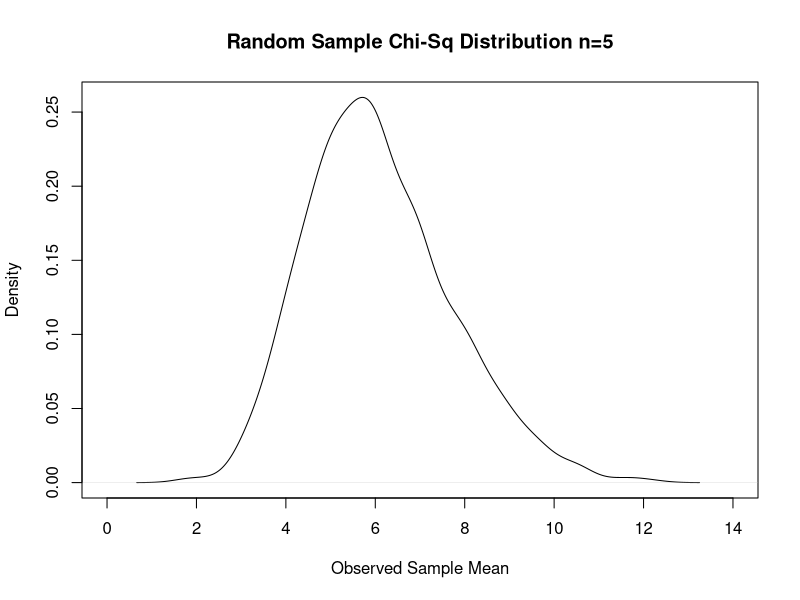
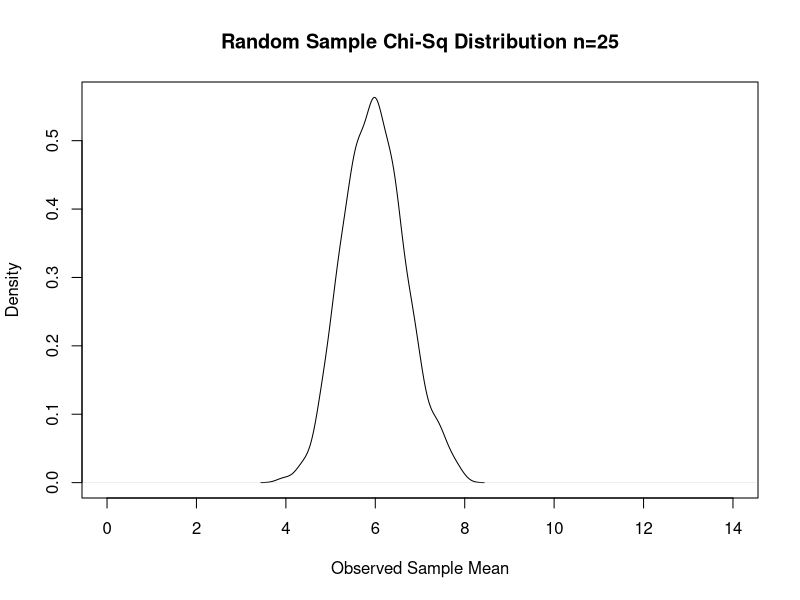
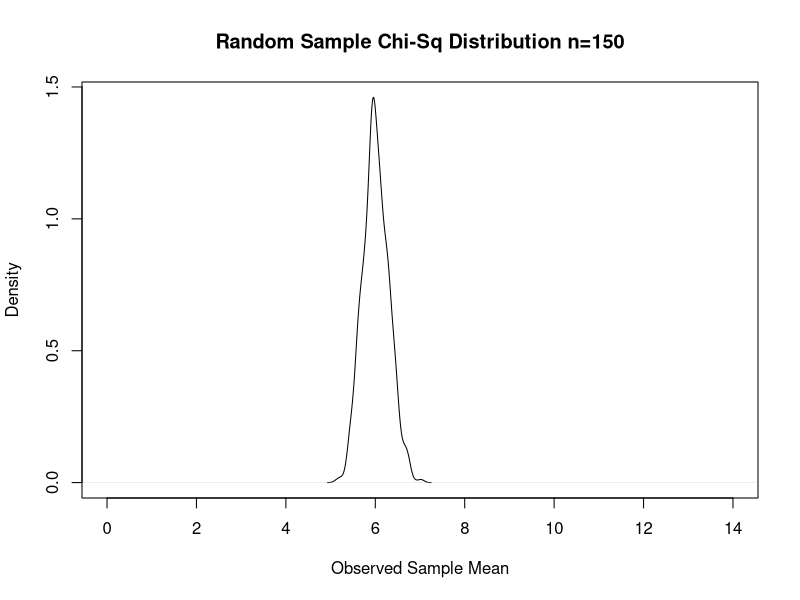
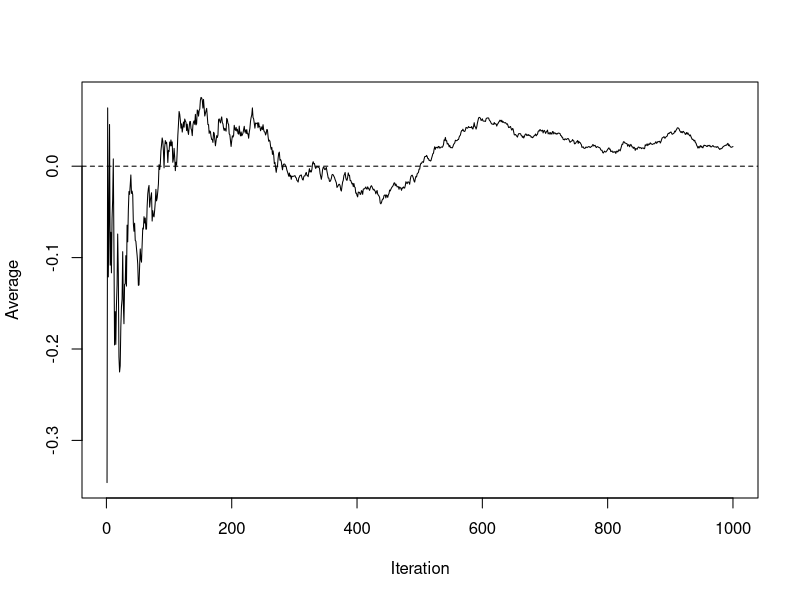

Generate these figures, in order, with R: (Note: this script raises an error after producing the figures.)
## Asymptotics
## PM522b Code for Slides 6

library(boot)

# Visualization of CLT
chi.mean<-NULL
for(i in 1:1000){
x<-rchisq(5,df=6)	
mx<-mean(x)
chi.mean<-c(chi.mean,mx)
}
plot(density(chi.mean),main="Random Sample Chi-Sq Distribution n=5",xlab="Observed Sample Mean",xlim=c(0,14))

chi.mean.large<-NULL
for(i in 1:1000){
x<-rchisq(25,df=6)	
mx<-mean(x)
chi.mean.large<-c(chi.mean.large,mx)
}

plot(density(chi.mean.large),main="Random Sample Chi-Sq Distribution n=25",xlab="Observed Sample Mean",xlim=c(0,14))


chi.mean.larger<-NULL
for(i in 1:1000){
x<-rchisq(150,df=6)	
mx<-mean(x)
chi.mean.larger<-c(chi.mean.larger,mx)
}

plot(density(chi.mean.larger),main="Random Sample Chi-Sq Distribution n=150",xlab="Observed Sample Mean",xlim=c(0,14))

# Simulation of mean of random standard normals with increasing sample size from 0 to 1000
x<-cumsum(rnorm(1000,mean=0,sd=1))/(1:1000)
plot(1:1000,x,type="l",xlab="Iteration",ylab="Average")
abline(h=0,lty=2)


###################################
# Asymptotic Likelihood Ratio Test
n = 50
p0 = 0.6
nSim = 10000
xPlotMax = 8
calcLRT <- function(xSum, n, p0) {
  pHat <- xSum/n
  return(-2*( xSum*(log(p0)-log(1-p0)-log(pHat)+log(1-pHat)) + n*(log(1-p0)-log(1-pHat))))
}
simLRT <- sapply(rbinom(nSim, n, p0), calcLRT, n=n, p0=p0)
pdf("LRTplot.pdf")
truehist(simLRT, xlim=c(0,xPlotMax), xlab="Likelihood Ratio Test Statistic Values",
         main="Simulated Statistics and Their Limiting Chi-squre Density",nbins=15)
xEvalPoints <- seq(from=0, to=xPlotMax, length.out=100)
lines(xEvalPoints, sapply(xEvalPoints, dchisq, df=1))
dev.off()


# Bootstrap
set.seed(1234)
mean.boot <- function(x,index){
 mean(x[index])
}
var.boot <- function(x,index){
  var(x[index])
}

# Non-parametric bootstrap
sample<-c(5,14,10,7)
boot.mean<-boot(sample, mean.boot, 1000)
mean(boot.mean$t)
var(boot.mean$t)

(1/4^4)*sum((boot.mean$t-mean(boot.mean$t))^2)

boot.var<-boot(sample,var.boot,1000)
mean(boot.var$t)
var(boot.var$t)

# Parametric bootstrap: sample is from a distribution

parametric.sample<-rnorm(2.71,4.82,n=9)
boot.mean.par<-boot(parametric.sample, mean.boot, 1000)


                                 